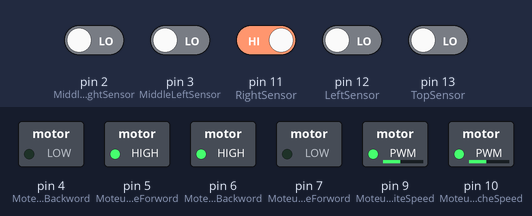
This sketch was run on a simulated Arduino Uno, built with avr-gcc and run on an emulated ATmega328P. Parts: switched loads named in the sketch (green lamp = pin HIGH). The inputs (shaded band) are chosen by the test bench; at power-on: pin 11 (RightSensor) HIGH, pin 2 (MiddleRightSensor), pin 3 (MiddleLeftSensor), pin 12 (LeftSensor), pin 13 (TopSensor) LOW.

Above: at 1.2 s.
1.3 s: pin 3 (MiddleLeftSensor) driven HIGH
At 1.7 s:
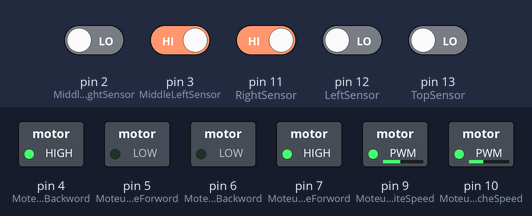
2.8 s: pin 3 (MiddleLeftSensor) driven LOW
At 4.0 s:
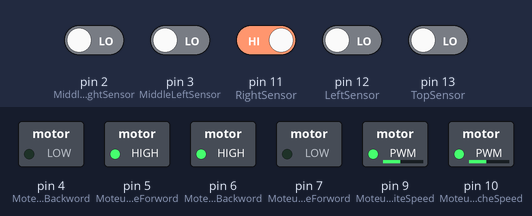
4.3 s: pin 2 (MiddleRightSensor) driven HIGH
At 5.2 s:
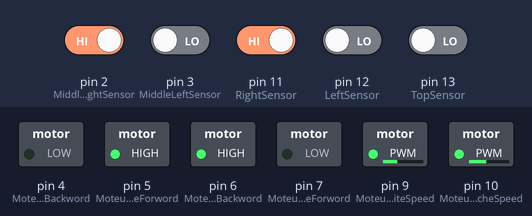
5.8 s: pin 3 (MiddleLeftSensor) driven HIGH and pin 11 (RightSensor) driven LOW
At 6.3 s:
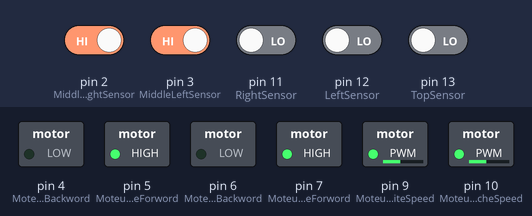
7.3 s: pin 12 (LeftSensor) driven HIGH
At 8.5 s:
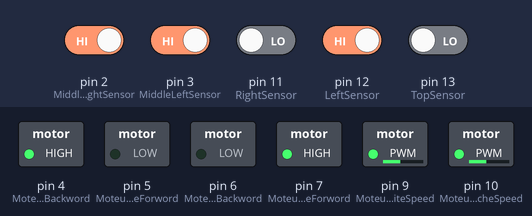
8.8 s: pin 12 (LeftSensor) driven LOW
At 9.8 s:
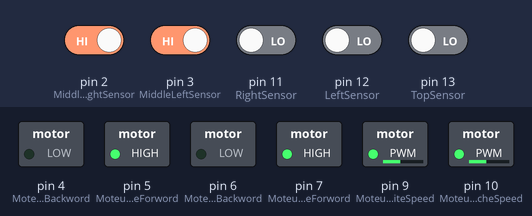
Timing chart, 0 to 11.3 s (numbered marks = the images above; inputs shaded):
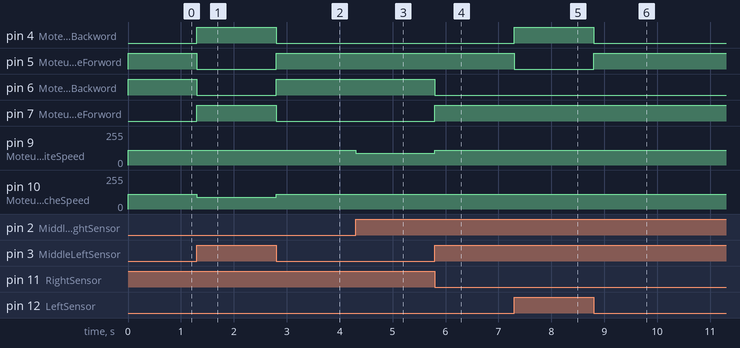

Measured:
- after the input at 1.3 s, pin 4 (MoteurGaucheBackword), pin 7 (MoteurDroiteForword): LOW → HIGH at once; pin 5 (MoteurGaucheForword), pin 6 (MoteurDroiteBackword): HIGH → LOW at once; pin 10 (MoteurGaucheSpeed): 110/255 → 90/255 at once
- after the input at 2.8 s, pin 4 (MoteurGaucheBackword), pin 7 (MoteurDroiteForword): HIGH → LOW at once; pin 5 (MoteurGaucheForword), pin 6 (MoteurDroiteBackword): LOW → HIGH at once; pin 10 (MoteurGaucheSpeed): 90/255 → 110/255 at once
- after the input at 4.3 s, pin 9 (MoteurDroiteSpeed): 110/255 → 90/255 at once
- after the input at 5.8 s, pin 6 (MoteurDroiteBackword): HIGH → LOW at once; pin 7 (MoteurDroiteForword): LOW → HIGH at once; pin 9 (MoteurDroiteSpeed): 90/255 → 110/255 at once
- after the input at 7.3 s, pin 4 (MoteurGaucheBackword): LOW → HIGH at once; pin 5 (MoteurGaucheForword): HIGH → LOW at once
- after the input at 8.8 s, pin 4 (MoteurGaucheBackword): HIGH → LOW at once; pin 5 (MoteurGaucheForword): LOW → HIGH at once

The sketch:

v2.ino
```cpp
// Black Line Follower
const int TopSensor=13;    //Right sensor
const int LeftSensor=12;    //left Sensor
const int RightSensor=11; //Right Sensor
const int MiddleRightSensor=2; //Middle Right Sensor
const int MiddleLeftSensor=3; //Middle Left Sensor

//Moteur Droite
const int MoteurDroiteForword = 7;
const int MoteurDroiteBackword = 6;
const int MoteurDroiteSpeed = 9;
//Moteur Gauche
const int MoteurGaucheForword = 5;
const int MoteurGaucheBackword = 4;
const int MoteurGaucheSpeed = 10;


void setup() {
  // put your setup code here, to run once:
  TCCR0B = TCCR0B & B11111000 | B00000010;
  //Sensors
  pinMode(TopSensor, INPUT);
  pinMode(LeftSensor, INPUT);
  pinMode(RightSensor, INPUT);
  pinMode(MiddleRightSensor, INPUT);
  pinMode(MiddleLeftSensor, INPUT);
  //Motors
  pinMode(MoteurDroiteForword, OUTPUT);
  pinMode(MoteurDroiteBackword, OUTPUT);
  pinMode(MoteurDroiteSpeed, OUTPUT);
  pinMode(MoteurGaucheForword, OUTPUT);
  pinMode(MoteurGaucheBackword, OUTPUT);
  pinMode(MoteurGaucheSpeed, OUTPUT);
}


void loop()
{
   if(digitalRead(TopSensor)==HIGH && digitalRead(MiddleRightSensor)==HIGH && digitalRead(MiddleLeftSensor)==HIGH )
  {
    GoForward();
  }
  else if(digitalRead(LeftSensor)==HIGH && digitalRead(RightSensor)==LOW){
    TurnLeft();
  }
  else if(digitalRead(MiddleRightSensor)==LOW && digitalRead(MiddleLeftSensor)==HIGH )
  {
    SlightlyTurnLeft();
  }
  else if(digitalRead(MiddleRightSensor)==HIGH && digitalRead(MiddleLeftSensor)==LOW )
  {
    SlightlyTurnRight();
  }
  else if(digitalRead(LeftSensor)==LOW && digitalRead(RightSensor)==HIGH){
    TurnRight();
  }
  else if(digitalRead(MiddleRightSensor)==LOW && digitalRead(MiddleLeftSensor)==LOW )
  {
    TurnLeft();
  }
  else
  {
    GoForward();
  }
}

//FONCTIONS MOTEURS
void GoForward()
{

  //Controlling speed (0 = off and 255 = max speed):
  analogWrite(MoteurDroiteSpeed, 110); //ENA pin
  analogWrite(MoteurGaucheSpeed, 110); //ENB pin

  //Controlling spin direction of motors:
  digitalWrite(MoteurDroiteForword, HIGH);
  digitalWrite(MoteurDroiteBackword, LOW);

  digitalWrite(MoteurGaucheForword, HIGH);
  digitalWrite(MoteurGaucheBackword, LOW);

}


void SlightlyTurnLeft()
{
  //Controlling speed (0 = off and 255 = max speed):
  analogWrite(MoteurDroiteSpeed, 110); //ENA pin
  analogWrite(MoteurGaucheSpeed, 90); //ENB pin

  //Controlling spin direction of motors:
  digitalWrite(MoteurDroiteForword, HIGH);
  digitalWrite(MoteurDroiteBackword, LOW);

  digitalWrite(MoteurGaucheForword, LOW);
  digitalWrite(MoteurGaucheBackword, HIGH);
}
void TurnLeft(){
  //Controlling speed (0 = off and 255 = max speed):
  analogWrite(MoteurDroiteSpeed, 110); //ENA pin
  analogWrite(MoteurGaucheSpeed, 110); //ENB pin

  //Controlling spin direction of motors:
  digitalWrite(MoteurDroiteForword, HIGH);
  digitalWrite(MoteurDroiteBackword, LOW);

  digitalWrite(MoteurGaucheForword, LOW);
  digitalWrite(MoteurGaucheBackword, HIGH);
}
void SlightlyTurnRight()
{
 //Controlling speed (0 = off and 255 = max speed):
  analogWrite(MoteurDroiteSpeed, 90); //ENA pin
  analogWrite(MoteurGaucheSpeed, 110); //ENB pin

  //Controlling spin direction of motors:
  digitalWrite(MoteurDroiteForword, LOW);
  digitalWrite(MoteurDroiteBackword, HIGH);

  digitalWrite(MoteurGaucheForword, HIGH);
  digitalWrite(MoteurGaucheBackword, LOW);
}
void TurnRight()
{
 //Controlling speed (0 = off and 255 = max speed):
  analogWrite(MoteurDroiteSpeed, 110); //ENA pin
  analogWrite(MoteurGaucheSpeed, 110); //ENB pin

  //Controlling spin direction of motors:
  digitalWrite(MoteurDroiteForword, LOW);
  digitalWrite(MoteurDroiteBackword, HIGH);

  digitalWrite(MoteurGaucheForword, HIGH);
  digitalWrite(MoteurGaucheBackword, LOW);
}
void GoBackward()
{
  //Controlling speed (0 = off and 255 = max speed):
  analogWrite(MoteurDroiteSpeed, 90); //ENA pin
  analogWrite(MoteurGaucheSpeed, 90); //ENB pin

  //Controlling spin direction of motors:
  digitalWrite(MoteurDroiteForword, LOW);
  digitalWrite(MoteurDroiteBackword, HIGH);

  digitalWrite(MoteurGaucheForword, LOW);
  digitalWrite(MoteurGaucheBackword, HIGH);
}

void STOP()
{
  //Controlling speed (0 = off and 255 = max speed):
  analogWrite(MoteurDroiteSpeed, 0); //ENA pin
  analogWrite(MoteurGaucheSpeed, 0); //ENB pin

  //Controlling spin direction of motors:
  digitalWrite(MoteurDroiteForword, LOW);
  digitalWrite(MoteurDroiteBackword, LOW);

  digitalWrite(MoteurGaucheForword, LOW);
  digitalWrite(MoteurGaucheBackword, LOW);
}
```
